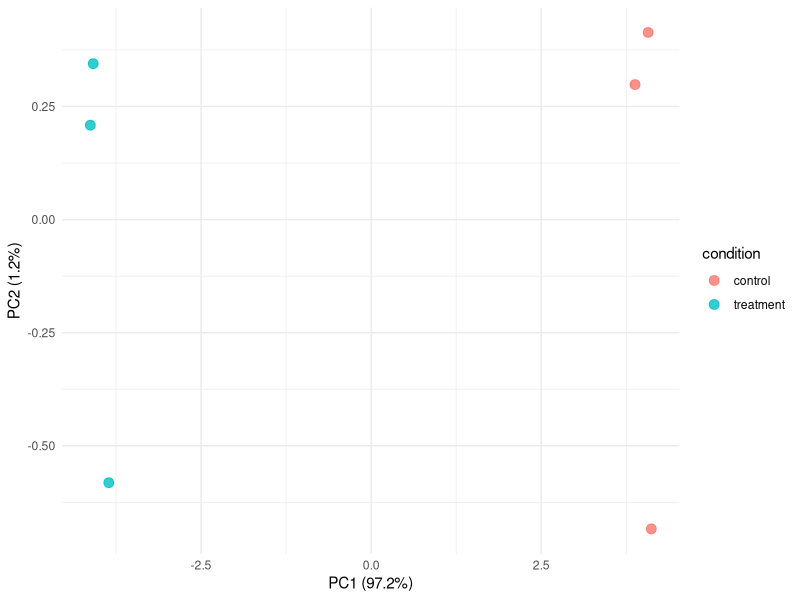

Write the R code that produced this figure.
library(ggplot2)

expr_raw <- read.csv("expression_matrix.csv", check.names = FALSE)
ids <- make.unique(as.character(expr_raw[[1]]), sep = "_")
expr <- expr_raw[, -1, drop = FALSE]
rownames(expr) <- ids

meta <- read.csv("sample_metadata.csv")

# Transpose: samples as rows, genes as columns
X <- t(expr)

# Remove zero-variance genes
gene_var <- apply(X, 2, var)
X <- X[, gene_var > 0]
stopifnot(all(is.finite(X)))

# PCA
pca_res <- prcomp(X, center = TRUE, scale. = TRUE)
var_explained <- summary(pca_res)$importance[2, 1:2] * 100

# Build plot data
pca_df <- data.frame(
  PC1       = pca_res$x[, 1],
  PC2       = pca_res$x[, 2],
  condition = meta$condition
)

p <- ggplot(pca_df, aes(x = PC1, y = PC2, color = condition)) +
  geom_point(size = 3, alpha = 0.8) +
  labs(
    x = sprintf("PC1 (%.1f%%)", var_explained[1]),
    y = sprintf("PC2 (%.1f%%)", var_explained[2])
  ) +
  theme_minimal()
ggsave("pca_plot.png", p, width = 8, height = 6, dpi = 100)
